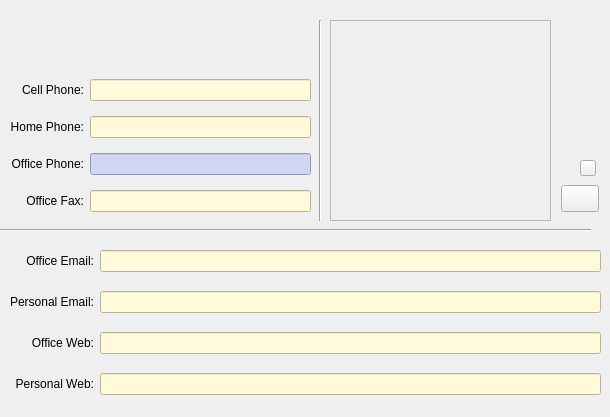
   <widget class="QWidget" name="contactTab">
    <attribute name="icon">
     <iconset resource="resources.qrc">
      <normaloff>:/icons/icons/contact-new-2.ico</normaloff>:/icons/icons/contact-new-2.ico</iconset>
    </attribute>
    <attribute name="title">
     <string>Contact</string>
    </attribute>
    <widget class="Line" name="line_2">
     <property name="geometry">
      <rect>
       <x>310</x>
       <y>20</y>
       <width>20</width>
       <height>201</height>
      </rect>
     </property>
     <property name="orientation">
      <enum>Qt::Vertical</enum>
     </property>
    </widget>
    <widget class="Line" name="line_3">
     <property name="geometry">
      <rect>
       <x>0</x>
       <y>220</y>
       <width>591</width>
       <height>20</height>
      </rect>
     </property>
     <property name="orientation">
      <enum>Qt::Horizontal</enum>
     </property>
    </widget>
    <widget class="QFrame" name="picFrame">
     <property name="geometry">
      <rect>
       <x>330</x>
       <y>20</y>
       <width>221</width>
       <height>201</height>
      </rect>
     </property>
     <property name="frameShape">
      <enum>QFrame::StyledPanel</enum>
     </property>
     <property name="frameShadow">
      <enum>QFrame::Sunken</enum>
     </property>
     <widget class="QLabel" name="picLabel">
      <property name="geometry">
       <rect>
        <x>10</x>
        <y>10</y>
        <width>201</width>
        <height>181</height>
       </rect>
      </property>
      <property name="layoutDirection">
       <enum>Qt::LeftToRight</enum>
      </property>
      <property name="text">
       <string/>
      </property>
      <property name="pixmap">
       <pixmap>default.jpg</pixmap>
      </property>
      <property name="scaledContents">
       <bool>true</bool>
      </property>
      <property name="alignment">
       <set>Qt::AlignCenter</set>
      </property>
     </widget>
    </widget>
    <widget class="QPushButton" name="picPushButton">
     <property name="geometry">
      <rect>
       <x>561</x>
       <y>185</y>
       <width>38</width>
       <height>27</height>
      </rect>
     </property>
     <property name="toolTip">
      <string>Add Picture</string>
     </property>
     <property name="text">
      <string/>
     </property>
     <property name="icon">
      <iconset resource="resources.qrc">
       <normaloff>:/icons/icons/document-open-2.ico</normaloff>:/icons/icons/document-open-2.ico</iconset>
     </property>
    </widget>
    <widget class="QWidget" name="layoutWidget">
     <property name="geometry">
      <rect>
       <x>10</x>
       <y>70</y>
       <width>301</width>
       <height>151</height>
      </rect>
     </property>
     <layout class="QGridLayout" name="gridLayout_2">
      <item row="0" column="0">
       <widget class="QLabel" name="cellPhoneLabel">
        <property name="text">
         <string>Cell Phone:</string>
        </property>
        <property name="alignment">
         <set>Qt::AlignRight|Qt::AlignTrailing|Qt::AlignVCenter</set>
        </property>
        <property name="buddy">
         <cstring>cellPhoneLineEdit</cstring>
        </property>
       </widget>
      </item>
      <item row="0" column="1">
       <widget class="QLineEdit" name="cellPhoneLineEdit">
        <property name="styleSheet">
         <string notr="true">background-color: rgb(255, 250, 217)</string>
        </property>
       </widget>
      </item>
      <item row="1" column="0">
       <widget class="QLabel" name="homePhoneLabel">
        <property name="text">
         <string>Home Phone:</string>
        </property>
        <property name="alignment">
         <set>Qt::AlignRight|Qt::AlignTrailing|Qt::AlignVCenter</set>
        </property>
        <property name="buddy">
         <cstring>homePhoneLineEdit</cstring>
        </property>
       </widget>
      </item>
      <item row="1" column="1">
       <widget class="QLineEdit" name="homePhoneLineEdit">
        <property name="styleSheet">
         <string notr="true">background-color: rgb(255, 250, 217)</string>
        </property>
       </widget>
      </item>
      <item row="2" column="0">
       <widget class="QLabel" name="officePhoneLabel">
        <property name="text">
         <string>Office Phone:</string>
        </property>
        <property name="alignment">
         <set>Qt::AlignRight|Qt::AlignTrailing|Qt::AlignVCenter</set>
        </property>
        <property name="buddy">
         <cstring>officePhoneLineEdit</cstring>
        </property>
       </widget>
      </item>
      <item row="2" column="1">
       <widget class="QLineEdit" name="officePhoneLineEdit">
        <property name="sizePolicy">
         <sizepolicy hsizetype="Expanding" vsizetype="Fixed">
          <horstretch>0</horstretch>
          <verstretch>0</verstretch>
         </sizepolicy>
        </property>
        <property name="styleSheet">
         <string notr="true">background-color: rgb(211, 213, 244);</string>
        </property>
       </widget>
      </item>
      <item row="3" column="0">
       <widget class="QLabel" name="officeFaxLabel">
        <property name="text">
         <string>Office Fax:</string>
        </property>
        <property name="alignment">
         <set>Qt::AlignRight|Qt::AlignTrailing|Qt::AlignVCenter</set>
        </property>
        <property name="buddy">
         <cstring>officeFaxLineEdit</cstring>
        </property>
       </widget>
      </item>
      <item row="3" column="1">
       <widget class="QLineEdit" name="officeFaxLineEdit">
        <property name="styleSheet">
         <string notr="true">background-color: rgb(255, 250, 217)</string>
        </property>
       </widget>
      </item>
     </layout>
    </widget>
    <widget class="QWidget" name="layoutWidget">
     <property name="geometry">
      <rect>
       <x>10</x>
       <y>237</y>
       <width>591</width>
       <height>171</height>
      </rect>
     </property>
     <layout class="QGridLayout" name="gridLayout_3">
      <item row="0" column="0">
       <widget class="QLabel" name="officeEmailLabel">
        <property name="text">
         <string>Office Email:</string>
        </property>
        <property name="alignment">
         <set>Qt::AlignRight|Qt::AlignTrailing|Qt::AlignVCenter</set>
        </property>
        <property name="buddy">
         <cstring>officeEmailLineEdit</cstring>
        </property>
       </widget>
      </item>
      <item row="0" column="1">
       <widget class="QLineEdit" name="officeEmailLineEdit">
        <property name="styleSheet">
         <string notr="true">background-color: rgb(255, 250, 217)</string>
        </property>
       </widget>
      </item>
      <item row="1" column="0">
       <widget class="QLabel" name="personalEmailLabel">
        <property name="text">
         <string>Personal Email:</string>
        </property>
        <property name="alignment">
         <set>Qt::AlignRight|Qt::AlignTrailing|Qt::AlignVCenter</set>
        </property>
        <property name="buddy">
         <cstring>personalEmailLineEdit</cstring>
        </property>
       </widget>
      </item>
      <item row="1" column="1">
       <widget class="QLineEdit" name="personalEmailLineEdit">
        <property name="styleSheet">
         <string notr="true">background-color: rgb(255, 250, 217)</string>
        </property>
       </widget>
      </item>
      <item row="2" column="0">
       <widget class="QLabel" name="officeWebLabel">
        <property name="text">
         <string>Office Web:</string>
        </property>
        <property name="alignment">
         <set>Qt::AlignRight|Qt::AlignTrailing|Qt::AlignVCenter</set>
        </property>
        <property name="buddy">
         <cstring>officeWebLineEdit</cstring>
        </property>
       </widget>
      </item>
      <item row="2" column="1">
       <widget class="QLineEdit" name="officeWebLineEdit">
        <property name="styleSheet">
         <string notr="true">background-color: rgb(255, 250, 217)</string>
        </property>
        <property name="inputMethodHints">
         <set>Qt::ImhNone</set>
        </property>
       </widget>
      </item>
      <item row="3" column="0">
       <widget class="QLabel" name="personalWebLabel">
        <property name="text">
         <string>Personal Web:</string>
        </property>
        <property name="alignment">
         <set>Qt::AlignRight|Qt::AlignTrailing|Qt::AlignVCenter</set>
        </property>
        <property name="buddy">
         <cstring>personalWebLineEdit</cstring>
        </property>
       </widget>
      </item>
      <item row="3" column="1">
       <widget class="QLineEdit" name="personalWebLineEdit">
        <property name="styleSheet">
         <string notr="true">background-color: rgb(255, 250, 217)</string>
        </property>
       </widget>
      </item>
     </layout>
    </widget>
    <widget class="QPushButton" name="availabilityPushButton">
     <property name="geometry">
      <rect>
       <x>580</x>
       <y>160</y>
       <width>16</width>
       <height>16</height>
      </rect>
     </property>
     <property name="autoFillBackground">
      <bool>true</bool>
     </property>
     <property name="styleSheet">
      <string notr="true"/>
     </property>
     <property name="text">
      <string/>
     </property>
     <property name="checkable">
      <bool>true</bool>
     </property>
    </widget>
    <widget class="QLabel" name="groupCtLogoLabel">
     <property name="geometry">
      <rect>
       <x>110</x>
       <y>20</y>
       <width>201</width>
       <height>41</height>
      </rect>
     </property>
     <property name="text">
      <string/>
     </property>
     <property name="scaledContents">
      <bool>true</bool>
     </property>
    </widget>
   </widget>
